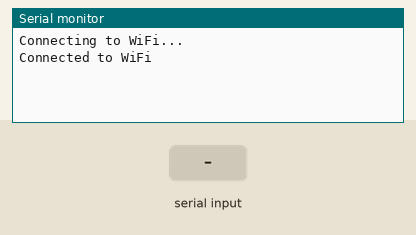
This sketch was run on a simulated Arduino Uno, built with avr-gcc and run on an emulated ATmega328P. Parts: the last lines printed to the serial monitor. Inputs (shaded band) come from the test bench. The modem accepts every AT command (registered, SIM ready, sends succeed) and sends nothing else.

Above: at 5.2 s.
5.3 s: "1" received over the second serial link
At 6.6 s:
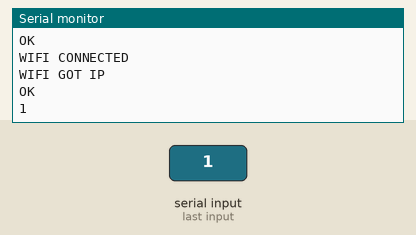
7.8 s: "0" received over the second serial link
At 10.1 s:
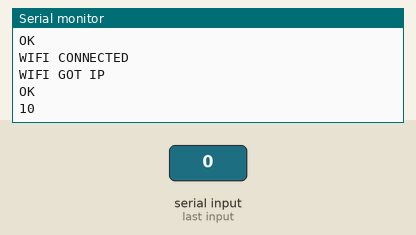

The sketch:

wireless.ino
```cpp
#include <SoftwareSerial.h>
SoftwareSerial espSerial(8, 7);  // RX, TX

const char* ssid = "S22";
const char* password = "rtln0000";

void setup() {
  Serial.begin(230400);
  espSerial.begin(115200);
  delay(1000);

  Serial.println("Connecting to WiFi...");
  espSerial.println("AT+RST");
  delay(2000);
  espSerial.println("AT+CWMODE=1");
  delay(1000);
  espSerial.println("AT+CWJAP=\"" + String(ssid) + "\",\"" + String(password) + "\"");

  while (espSerial.available() == 0) {
    delay(1000);
    Serial.println("Connecting to WiFi...");
  }
  Serial.println("Connected to WiFi");
}

void loop() {
  String input = Serial.readString();

  if (input.length() == 2) {
    if (input.equals("s\n")) {
      Serial.println("RECEIVED");
      delay(2000);
      espSerial.println("AT+CIPMUX=1");
      delay(2000);
      espSerial.println("AT+CIFSR");
    }
    if (input.equals("p\n")) {
      delay(2000);
      espSerial.println("AT+CIPSERVER=1,1234");
    }
  }
  else if (input.length() > 2) {
    espSerial.print("AT+CIPSEND=0,");
    espSerial.println(input.length());
    delay(2000);
    espSerial.println(input);
  }
  if (espSerial.available()) {
    Serial.print(espSerial.readString());
    delay(1000);
  }
}
```

Measured:
- after the input at 5.3 s, the serial monitor: prints a new line after 1.0 s (image 1)
- after the input at 7.8 s, the serial monitor: prints a new line after 1.5 s (image 2)
